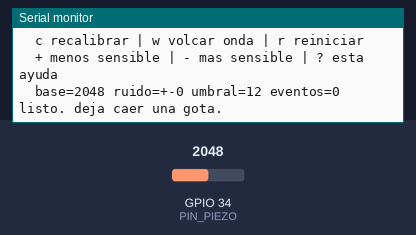
The sketch below on a simulated ESP32. Parts: the last lines printed to the serial monitor. The test bench sets the inputs (shaded band); at power-on: GPIO 34 (PIN_PIEZO) = 2048 (analog values on the 0–4095 scale).

Above: at 7.7 s.
7.8 s: GPIO 34 (PIN_PIEZO) set to 3021
At 8.7 s:
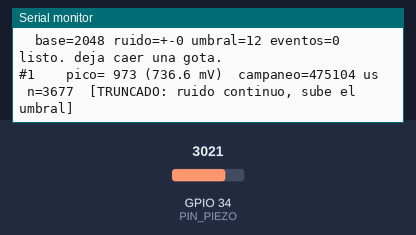
10.8 s: GPIO 34 (PIN_PIEZO) set to 3107
At 11.2 s:
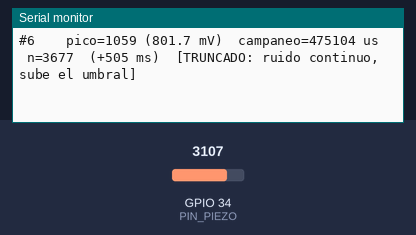
Timing chart, 0 to 13.8 s (numbered marks = the images above; inputs shaded):
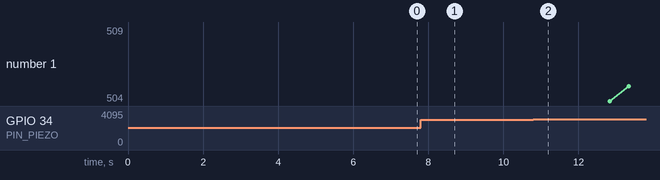

The sketch:

piezo-test.ino
```cpp
// Detector de lluvia - FASE 1: caracterizacion del piezo
//
// Esto NO es el detector. Es la herramienta para contestar la unica pregunta
// que puede tumbar el diseno del PLAN-DETECTOR-LLUVIA.md:
//
//   una gota de agua, ¿da una senal distinguible de un golpe en la mesa,
//   del viento o de que alguien cierre una puerta?
//
// Por eso mide y ensena, en vez de decidir. Saca la amplitud de pico y la
// duracion del "campaneo" de cada impacto, y sabe volcar la forma de onda
// completa en CSV para que la mires en una grafica.
//
// Salida por serie a 115200.
//
// ---------------------------------------------------------------------------
// CIRCUITO
// ---------------------------------------------------------------------------
//
// El piezo se polariza a media alimentacion para ver los dos semiciclos. Si lo
// cuelgas directo a masa, los negativos se recortan y pierdes justo la parte
// del campaneo que sirve para discriminar.
//
//                        3V3
//                         |
//                       [100k]
//                         |
//   piezo(+) --[1k]--+----+----+------> pin ADC
//                    |         |
//                  [1M]      [100k]
//                    |         |
//   piezo(-) --------+---------+------> GND
//
//   Ademas, dos diodos SCHOTTKY de proteccion desde el pin ADC:
//     - anodo al pin, catodo a 3V3
//     - anodo a GND,  catodo al pin
//
// Los diodos NO son opcionales: un piezo golpeado con fuerza genera picos de
// decenas de voltios y el ADC del ESP32 aguanta 3.3. Usa Schottky (BAT85,
// BAT43) y no 1N4148: los 0.2-0.3 V de caida dejan el pin dentro de rango,
// mientras que los 0.7 V del 1N4148 lo meten en negativo, que esta fuera de
// especificacion.
//
// La de 1M descarga el piezo (si no, se queda cargado y la linea base deriva).
// La de 1k limita la corriente por los diodos en los picos.
//
// Pega el piezo con cianoacrilato a la cara de ABAJO de la placa que reciba
// las gotas. Rigido: si lo montas sobre algo blando, absorbe el impacto y no
// veras nada.
//
// ---------------------------------------------------------------------------
// COMANDOS POR SERIE (una tecla)
// ---------------------------------------------------------------------------
//
//   c  recalibrar linea base y suelo de ruido (hazlo en silencio)
//   w  volcar en CSV la forma de onda del PROXIMO impacto
//   r  reiniciar estadisticas
//   +  subir el umbral   (menos sensible)
//   -  bajar el umbral   (mas sensible)
//   ?  ayuda y estado actual
//
// ---------------------------------------------------------------------------
// COMO USARLO
// ---------------------------------------------------------------------------
//
//   1. Enciende en silencio y deja que calibre. Anota el suelo de ruido.
//   2. Deja caer gotas con un cuentagotas desde ~30 cm. Anota los picos.
//   3. Da un golpe suave en la mesa. Anota los picos.
//   4. Si las dos nubes de valores no se solapan, el diseno sale adelante.
//   5. Con 'w' saca la forma de onda de cada caso y comparalas: aunque los
//      picos se parezcan, la duracion del campaneo suele separarlos.

// --- pin del ADC ---------------------------------------------------------
// Tiene que ser de ADC1: el ADC2 se pelea con el WiFi. Aqui no usamos WiFi,
// pero mas vale acostumbrarse al pin bueno desde ya.
//   ESP32 clasico : 32..39 (34..39 son solo entrada, ideales)
//   ESP32-S3      : 1..10
#if defined(CONFIG_IDF_TARGET_ESP32S3)
  #define PIN_PIEZO 4
#else
  #define PIN_PIEZO 34
#endif

// --- parametros de deteccion --------------------------------------------
static const int   K_UMBRAL       = 6;    // umbral = suelo de ruido * K
static const int   UMBRAL_MINIMO  = 12;   // suelo, en cuentas de ADC
static const int   DIV_LIBERACION = 3;    // suelta a umbral/3 (histeresis)
static const uint32_t SILENCIO_US = 25000; // 25 ms callado = fin del impacto
static const uint32_t EVENTO_MAX_US = 500000; // corta a los 0.5 s pase lo que pase
static const uint32_t RESUMEN_MS  = 10000;
// Cada cuantas muestras se corrige la linea base en +-1 cuenta. Con ~40 kHz de
// muestreo esto son ~10 cuentas/s: de sobra para la deriva termica, que va por
// minutos, y lo bastante lento como para no ir persiguiendo la propia senal.
static const uint32_t DIV_DERIVA  = 4096;

// --- captura de forma de onda -------------------------------------------
static const int N_PRE  = 60;    // muestras ANTES del disparo
static const int N_POST = 540;   // y despues
static const int N_BUF  = N_PRE + N_POST;

static uint16_t bufAnillo[N_PRE];
static int      idxAnillo = 0;
static uint16_t bufOnda[N_BUF];
static bool     pedidaOnda = false;

// --- estado --------------------------------------------------------------
static int32_t  base       = 0;      // linea base (media movil)
static int      sueloRuido = 0;
static int      umbral     = 0;

static uint32_t nEventos      = 0;
static int      picoMin       = INT32_MAX;
static int      picoMax       = 0;
static uint64_t picoSuma      = 0;
static uint32_t ultimoResumen = 0;
static uint32_t tUltimoEvento = 0;

static uint32_t muestrasPorSeg = 0;   // se mide de verdad, no se supone

// -------------------------------------------------------------------------

static inline int leer() { return analogRead(PIN_PIEZO); }

// Mide la linea base y el ruido con el sensor quieto.
static void calibrar() {
  Serial.println(F("\n[cal] midiendo en silencio, no toques nada..."));
  delay(300);

  const int N = 4000;
  int64_t suma = 0;
  int mn = 4095, mx = 0;
  for (int i = 0; i < N; i++) {
    int v = leer();
    suma += v;
    if (v < mn) mn = v;
    if (v > mx) mx = v;
    delayMicroseconds(100);
  }

  base = suma / N;
  // El suelo de ruido es la mayor desviacion vista respecto a la base, no el
  // rango completo: lo que importa es cuanto se aleja un pico del centro.
  int desvArriba = mx - (int)base;
  int desvAbajo  = (int)base - mn;
  sueloRuido = max(desvArriba, desvAbajo);

  umbral = max(sueloRuido * K_UMBRAL, UMBRAL_MINIMO);

  Serial.printf("[cal] base=%ld  ruido=+-%d  umbral=%d cuentas\n",
                (long)base, sueloRuido, umbral);
  if (base < 300 || base > 3795) {
    Serial.println(F("[cal] OJO: la base esta pegada a un extremo."));
    Serial.println(F("[cal] Revisa el divisor de 100k: deberia dar ~1.65 V (~2048)."));
  }
}

// Mide cuantas muestras por segundo da de verdad este bucle.
static void medirVelocidad() {
  uint32_t t0 = micros();
  const int N = 20000;
  for (int i = 0; i < N; i++) (void)leer();
  uint32_t dt = micros() - t0;
  muestrasPorSeg = (uint32_t)((uint64_t)N * 1000000ULL / dt);
  Serial.printf("[vel] %lu muestras/s (%.1f us por muestra)\n",
                (unsigned long)muestrasPorSeg, dt / (float)N);
}

static void ayuda() {
  Serial.println(F("\n--- comandos ---"));
  Serial.println(F("  c recalibrar | w volcar onda | r reiniciar"));
  Serial.println(F("  + menos sensible | - mas sensible | ? esta ayuda"));
  Serial.printf("  base=%ld ruido=+-%d umbral=%d eventos=%lu\n",
                (long)base, sueloRuido, umbral, (unsigned long)nEventos);
}

static void reiniciarStats() {
  nEventos = 0; picoMin = INT32_MAX; picoMax = 0; picoSuma = 0;
  Serial.println(F("[stats] a cero"));
}

static void volcarOnda(int nTotal, int picoIdx) {
  Serial.println(F("\n--- ONDA CSV (pega esto en una grafica) ---"));
  Serial.printf("# base=%ld umbral=%d pico_en_muestra=%d us_por_muestra=%.1f\n",
                (long)base, umbral, picoIdx,
                muestrasPorSeg ? 1000000.0 / muestrasPorSeg : 0.0);
  Serial.println(F("n,crudo,desviacion"));
  for (int i = 0; i < nTotal; i++) {
    Serial.printf("%d,%u,%d\n", i, bufOnda[i], (int)(bufOnda[i] - base));
  }
  Serial.println(F("--- FIN ONDA ---\n"));
}

void setup() {
  Serial.begin(115200);
  delay(600);
  Serial.println(F("\n=== Detector de lluvia - prueba de piezo (fase 1) ==="));
  Serial.printf("pin ADC: GPIO%d\n", PIN_PIEZO);

  analogReadResolution(12);
  analogSetAttenuation(ADC_11db);   // rango util ~0..3.1 V

  medirVelocidad();
  calibrar();
  ayuda();
  Serial.println(F("\nlisto. deja caer una gota.\n"));
  ultimoResumen = millis();
}

void loop() {
  // --- comandos ---
  if (Serial.available()) {
    switch (Serial.read()) {
      case 'c': calibrar(); break;
      case 'w': pedidaOnda = true;
                Serial.println(F("[onda] esperando al proximo impacto...")); break;
      case 'r': reiniciarStats(); break;
      case '+': umbral += max(umbral / 5, 1);
                Serial.printf("[umbral] %d\n", umbral); break;
      case '-': umbral = max(umbral - max(umbral / 5, 1), 2);
                Serial.printf("[umbral] %d\n", umbral); break;
      case '?': ayuda(); break;
      default: break;
    }
  }

  int v = leer();
  int desv = v - (int)base;
  int mag  = abs(desv);

  // Guarda contexto para poder ensenar lo de ANTES del disparo.
  bufAnillo[idxAnillo] = (uint16_t)v;
  idxAnillo = (idxAnillo + 1) % N_PRE;

  if (mag <= umbral) {
    // Silencio: arrastra la base muy despacio. Una correccion de +-1 por
    // muestra parece inocente, pero a 40 kHz son 40000 cuentas por segundo:
    // la base perseguiria a la senal y el umbral dejaria de significar nada.
    static uint32_t nDeriva = 0;
    if (++nDeriva >= DIV_DERIVA) {
      nDeriva = 0;
      base += (desv > 0) ? 1 : (desv < 0 ? -1 : 0);
    }
    return;
  }

  // ---------------------------------------------------------------- impacto
  const uint32_t tIni = micros();
  const int liberacion = max(umbral / DIV_LIBERACION, 2);

  int pico = mag;
  uint32_t nMuestras = 0;
  uint32_t nOnda = 0;
  int idxPicoEnOnda = 0;
  bool truncado = false;
  const bool capturando = pedidaOnda;

  if (capturando) {
    // Vuelca primero el anillo (pre-disparo) en orden cronologico.
    for (int i = 0; i < N_PRE; i++) {
      bufOnda[nOnda++] = bufAnillo[(idxAnillo + i) % N_PRE];
    }
  }

  uint32_t tUltimoFuerte = micros();
  while (micros() - tUltimoFuerte < SILENCIO_US) {
    // Sin este tope, un ruido continuo por encima de la liberacion dejaria el
    // bucle girando para siempre y saltaria el watchdog.
    if (micros() - tIni > EVENTO_MAX_US) { truncado = true; break; }

    int s = leer();
    int m = abs(s - (int)base);
    nMuestras++;

    if (capturando && nOnda < (uint32_t)N_BUF) bufOnda[nOnda++] = (uint16_t)s;
    if (m > pico) {
      pico = m;
      if (capturando && nOnda > 0) idxPicoEnOnda = nOnda - 1;
    }
    if (m > liberacion) tUltimoFuerte = micros();
  }

  const uint32_t durUs = micros() - tIni;
  const uint32_t ahora = millis();
  const uint32_t desdeAnterior = tUltimoEvento ? (ahora - tUltimoEvento) : 0;
  tUltimoEvento = ahora;

  nEventos++;
  picoSuma += pico;
  if (pico < picoMin) picoMin = pico;
  if (pico > picoMax) picoMax = pico;

  // El campaneo es lo que mas separa una gota de un golpe: una gota da un
  // impulso corto y seco, un golpe en la mesa resuena bastante mas.
  const float mv = pico * (3100.0f / 4095.0f);
  Serial.printf("#%-4lu pico=%4d (%5.1f mV)  campaneo=%5lu us  n=%4lu",
                (unsigned long)nEventos, pico, mv,
                (unsigned long)(durUs > SILENCIO_US ? durUs - SILENCIO_US : 0),
                (unsigned long)nMuestras);
  if (desdeAnterior) Serial.printf("  (+%lu ms)", (unsigned long)desdeAnterior);
  if (truncado) Serial.print(F("  [TRUNCADO: ruido continuo, sube el umbral]"));
  Serial.println();

  if (capturando) {
    pedidaOnda = false;
    volcarOnda(nOnda, idxPicoEnOnda);
  }

  // --- resumen periodico ---
  if (ahora - ultimoResumen >= RESUMEN_MS) {
    if (nEventos) {
      Serial.printf("  [%lus] eventos=%lu  pico min/med/max = %d/%lu/%d  umbral=%d\n",
                    (unsigned long)(RESUMEN_MS / 1000), (unsigned long)nEventos,
                    picoMin, (unsigned long)(picoSuma / nEventos), picoMax, umbral);
    }
    ultimoResumen = ahora;
  }
}
```

Measured:
- the behaviour switches between 3047 and 3048 on GPIO 34 (PIN_PIEZO) (found by bisection; images 1 and 2)
- after the input at 7.8 s, the serial monitor: prints a new line after 0.50 s (image 1)
- after the input at 10.8 s, the serial monitor: prints a new line at once (image 2)
